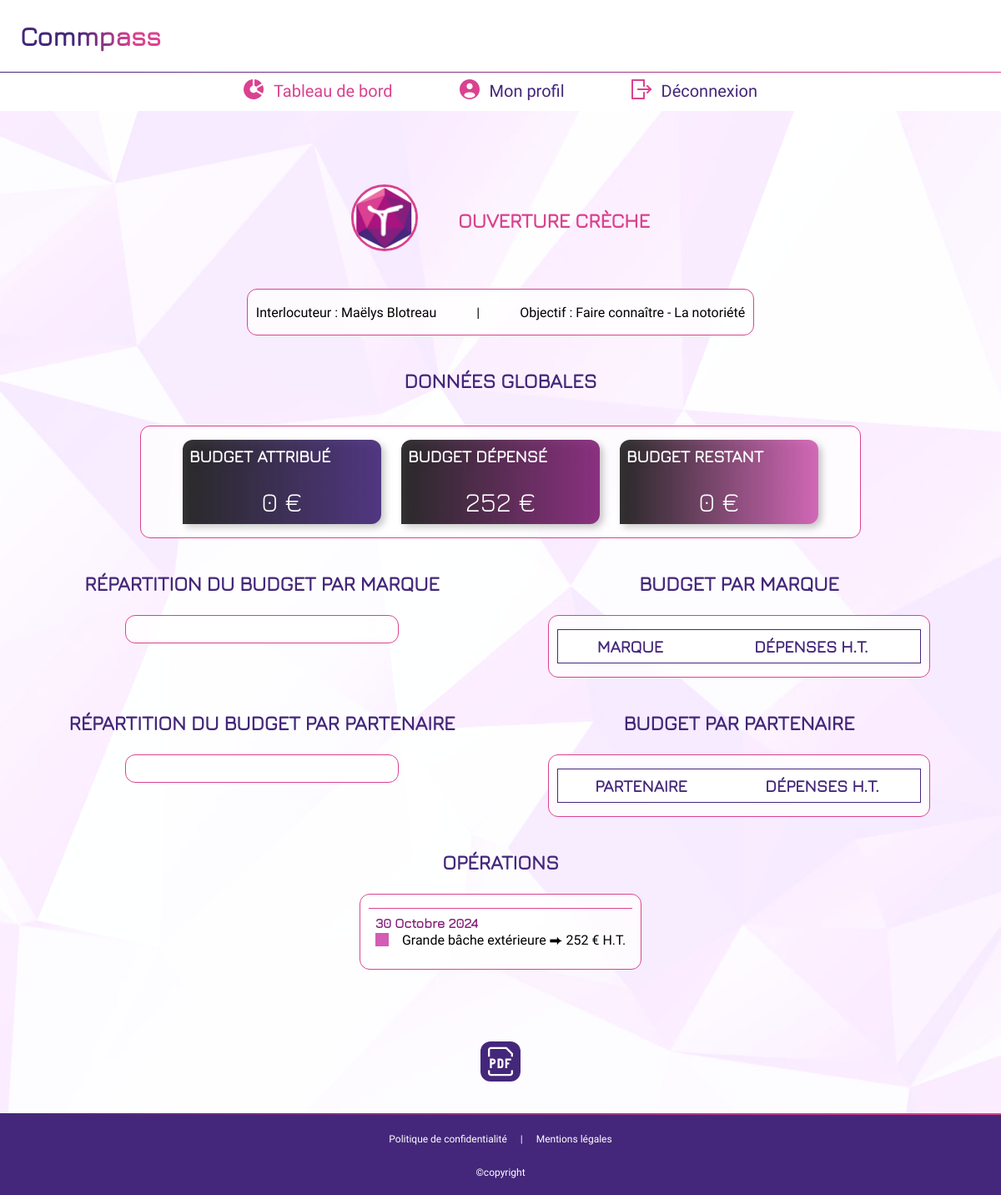
The page /app/campaign.php?myc=53 (signed in) on the database its author committed.
### tables this page shows
CREATE TABLE `campaign` (
  `id_campaign` int NOT NULL,
  `campaign_name` varchar(100) NOT NULL,
  `budget` decimal(15,2) NOT NULL,
  `date_start` datetime NOT NULL,
  `date_end` datetime DEFAULT NULL,
  `id_user` int NOT NULL,
  `id_company` int DEFAULT NULL,
  `id_target` int NOT NULL,
  `id_user_TDC` int DEFAULT NULL
);

CREATE TABLE `users` (
  `id_user` int NOT NULL,
  `username` varchar(100) NOT NULL,
  `firstname` varchar(50) NOT NULL,
  `lastname` varchar(50) NOT NULL,
  `password` varchar(255) NOT NULL,
  `email` varchar(255) NOT NULL,
  `phone` varchar(10) NOT NULL,
  `client` tinyint(1) NOT NULL DEFAULT '1',
  `boss` tinyint(1) DEFAULT '0',
  `id_company` int NOT NULL,
  `enabled` tinyint(1) DEFAULT '1'
);

CREATE TABLE `target` (
  `id_target` int NOT NULL,
  `target_com` varchar(50) NOT NULL,
  `target_legend_hex` varchar(7) DEFAULT NULL
);

CREATE TABLE `operation` (
  `id_operation` int NOT NULL,
  `description` varchar(255) NOT NULL,
  `price` decimal(15,2) NOT NULL,
  `operation_date` date NOT NULL,
  `id_campaign` int NOT NULL,
  `id_company` int DEFAULT NULL,
  `id_media` int DEFAULT NULL,
  `id_partner` int DEFAULT NULL
);

CREATE TABLE `brand` (
  `id_brand` int NOT NULL,
  `brand_name` varchar(100) NOT NULL,
  `id_company` int DEFAULT NULL,
  `legend_colour_hex` varchar(7) DEFAULT NULL
);

### app/includes/classes/class.company.php (called while the page is built, shortened)
<?php
function fetchAllCompanies(PDO $dbCo, array $session): array
{
    $companyDatas = [];
    return $companyDatas;
}
function getCompanyLogoUrl(PDO $dbCo, array $session): string
{
    $query = $dbCo->prepare(
        'SELECT logo_url
        FROM company
        WHERE id_company = :id_company;'
    );
    if (!isset($session['filter']['id_company'])) {
        $bindValues = [
            'id_company' => $session['id_company']
        ];
    } else {
        $bindValues = [
            'id_company' => $session['filter']['id_company']
        ];
    }
    $query->execute($bindValues);
    return implode($query->fetch());
}

### app/includes/_datas.php (called while the page is built, shortened)
<?php
require_once '_database.php';
require_once '_functions.php';
require_once "includes/classes/class.campaign.php";
require_once "includes/classes/class.company.php";
require_once "includes/classes/class.partner.php";
$companies = fetchAllCompanies($dbCo, $_SESSION);
$selectedCampaign = getOneCampaignDatas($dbCo, $_GET);
$campaignOperations = getCampaignOperations($dbCo, $_GET);
$partnerCampaignSpendings = getCampaignBudgetPerPartner($dbCo, $selectedCampaign, $_GET);

### app/campaign.php (the view, shortened to what this page needs)
<?php
require_once "includes/_database.php";
require_once "includes/_functions.php";
require_once "includes/classes/class.campaign.php";
require_once "includes/classes/class.company.php";
require_once "includes/classes/class.partner.php";
require_once "includes/_datas.php";
require_once "includes/templates/_head.php";
require_once "includes/templates/_header.php";
require_once "includes/templates/_footer.php";
require_once "includes/templates/_nav.php";
$campaignResults = getSpendingByBrandByCampaign($dbCo, $campaigns, $_GET);
$brandsSpendings = mergeResults($campaignResults);
?>
<!DOCTYPE html>
<html lang="fr">
<head>
    <?= fetchHead('Commpass'); ?>
</head>
<body>
    <header class="header">
        <?php
        echo fetchHeader('dashboard', 'Mon tableau de bord');
        ?>
    </header>
    <nav class="nav hamburger__menu" id="menu" aria-label="Navigation principale du site">
        <?= fetchNav($_SESSION, $companies, 'nav__itm--active') ?>
    </nav>
    <main class="container container--campaigns container__flex" id="pdfContent">
        <div class="flex-row space-between">
            <div class="flex-column">
                <a href="my-client?client=<?= $_SESSION['filter']['id_company'] ?>">
                    <img class="client__logo client__logo--lnk" src="<?= getCompanyLogoUrl($dbCo, $_SESSION) ?>" alt="Logo de <?= $selectedCampaign['company_name'] ?>">
                </a>
            </div>
            <div class="flex-row">
                <h2 class="ttl lineUp ttl--tertiary"><?= $selectedCampaign['campaign_name'] ?></h2>
            </div>
        </div>
        <div class="card">
            <section class="card__section card__section--row">
                <p class="campaign__interlocutor">Interlocuteur : <?= $selectedCampaign['firstname'] . ' ' . $selectedCampaign['lastname'] ?></p>
                <span>|</span>
                <p class="campaign__interlocutor">Objectif : <?= $selectedCampaign['target_com'] ?></p>
            </section>
        </div>
        <h2 class="ttl lineUp">Données globales</h2>
        <div class="card">
            <section class="card__section card__section--vignettes vignettes-PDF">
                <div class="campaign__stats">
                    <div class="vignettes-section vignettes-section--row">
                        <div class="vignette vignette--bigger vignette--primary">
                            <div class="flex-row">
                                <h4 class="vignette__ttl vignette__ttl--big">
                                    Budget attribué
                                </h4>
                            </div>
                            <p class="vignette__price vignette__price--big"><?= formatPrice($selectedCampaign['budget'], "€") ?></p>
                        </div>
                        <div class="vignette vignette--secondary vignette--big">
                            <h4 class="vignette__ttl vignette__ttl--big">
                                Budget dépensé
                            </h4>
                            <p class="vignette__price vignette__price--big"><?= calculateSpentBudget($dbCo, $selectedCampaign) ?></p>
                        </div>
                        <div class="vignette vignette--tertiary vignette--big <?= turnVignetteRedIfNegative(calculateRemainingBudget($dbCo, $selectedCampaign)) ?>">
                            <h4 class="vignette__ttl vignette__ttl--big">
                                Budget restant
                            </h4>
                            <p class="vignette__price vignette__price--big"><?= calculateRemainingBudget($dbCo, $selectedCampaign) ?></p>
                        </div>
                    </div>
                </div>
            </section>
        </div>
        <div class="card card--grid">
            <div class="card">
                <h2 class="ttl lineUp">Répartition du budget par marque</h2>
                <section class="card__section">
                </section>
            </div>
            <div class="card">
                <h2 class="ttl lineUp">Budget par marque</h2>
                <section class="card__section">
                    <?= generateTableFromDatas($brandsSpendings); ?>
                </section>
            </div>
        </div>
        <div class="card card--grid" id="partner-section">
            <div class="card">
                <h2 class="ttl lineUp">Répartition du budget par partenaire</h2>
                <section class="card__section">
                </section>
            </div>
            <div class="card">
                <h2 class="ttl lineUp">Budget par partenaire</h2>
                <section class="card__section">
                    <?= generatePartnerTable($partnerCampaignSpendings) ?>
                </section>
            </div>
        </div>
        <div class="card">
            <h2 class="ttl lineUp">Opérations</h2>
            <section class="card__section card__section--operations">
                <ul>
                    <?= getCampaignOperationsAsList($campaignOperations, $_SESSION, $selectedCampaign); ?>
                </ul>
            </section>
        </div>
    </main>
    <div class="card">
        <form id="formPDF" action="rapport_pdf" method="post">
            <button class="button button--pdf" type="submit" id="generatePDF"></button>
        </form>
    </div>
    <footer class="footer">
        <?= fetchFooter() ?>
    </footer>
</body>
</html>

### app/includes/classes/class.campaign.php (shortened to what this page needs)
<?php
function calculateSpentBudget(PDO $dbCo, array $campaigns): string
{
    $querySum = $dbCo->prepare(
        'SELECT SUM(price) AS total_cost
        FROM operation
        WHERE id_campaign = :id_campaign;'
    );
    $bindValues = [
        'id_campaign' => intval($campaigns['id_campaign'])
    ];
    $querySum->execute($bindValues);
    $result = $querySum->fetch(PDO::FETCH_ASSOC);
    return formatPrice(floatval($result['total_cost'] ?? 0), '€');
}
function calculateRemainingBudget(PDO $dbCo, array $campaigns): string
{
    if (!isset($campaigns['id_campaign'])) {
        return 'ID de campagne non défini';
    }
    $queryRemaining = $dbCo->prepare(
        'SELECT c.id_campaign, (c.budget - IFNULL(SUM(o.price), 0)) AS total_remaining
        FROM campaign c
            LEFT JOIN operation o ON c.id_campaign = o.id_campaign
        WHERE c.id_campaign = :id_campaign AND c.budget > 0
        GROUP BY c.id_campaign;'
    );
    $bindValues = [
        'id_campaign' => intval($campaigns['id_campaign'])
    ];
    $queryRemaining->execute($bindValues);
    $result = $queryRemaining->fetch(PDO::FETCH_ASSOC);
    return formatPrice(floatval($result['total_remaining'] ?? 0), '€');
}
function getOneCampaignDatas(PDO $dbCo, array $get): array
{
    $queryCampaigns = [];
    if (isset($get['myc'])) {
        $queryOneCampaign = $dbCo->prepare(
            'SELECT id_campaign, campaign_name, date_start, date_end, budget, c.id_user, c.id_user_TDC, firstname, lastname, co.id_company, company_name, id_target, target_com
            FROM campaign c
                JOIN users u ON c.id_user = u.id_user
                JOIN company co ON c.id_company = co.id_company
                JOIN target t USING (id_target)
            WHERE id_campaign = :id_campaign;'
        );
        $bindValues = [
            'id_campaign' => intval($get['myc'])
        ];
        $queryOneCampaign->execute($bindValues);
        return $queryOneCampaign->fetch(PDO::FETCH_ASSOC);
    }
    return $queryCampaigns;
}
function getCampaignOperations(PDO $dbCo, array $get): array
{
    $operations = [];
    if (isset($get['myc']) && intval($get['myc'])) {
        $queryOperations = $dbCo->prepare(
            'SELECT *
            FROM operation
                JOIN campaign USING (id_campaign)
                JOIN operation_brand USING (id_operation)
                JOIN brand USING (id_brand)
            WHERE id_campaign = :id_campaign
            ORDER BY operation_date DESC;'
        );
        $bindValues = [
            'id_campaign' => htmlspecialchars($get['myc'])
        ];
        $queryOperations->execute($bindValues);
        $operations = $queryOperations->fetchAll(PDO::FETCH_ASSOC);
    }
    return $operations;
}
function getCampaignOperationsAsList(array $operations, array $session, array $selectedCampaign): string
{
    $operationsList = '';
    foreach ($operations as $operation) {
        $operationsList .= '
            <li class="operation" data-js-operation="operation"><h4 class="operation__date">' . formatFrenchDate($operation['operation_date']) . '</h4>
            <p class="campaign__operation"><span class="campaign__legend-square" style="background-color:' . $operation['legend_colour_hex'] . '"></span>' . $operation['description'] .
            ' ⮕ ' . formatPrice(floatval($operation['price']), '€') . ' H.T.';
        $operationsList .= '</p></li>';
    }
    return $operationsList;
}
function getSpendingByBrandByCampaign(PDO $dbCo, array $campaigns, array $get): array
{
    $results = [];
    return $results;
}

### rows shown on the page
campaign: campaign_name "OUVERTURE CRÈCHE", id_user.firstname "Maëlys", id_user.lastname "Blotreau", id_target.target_com "Faire connaître - La notoriété", budget "0 €"
operation: operation_date "30 Octobre 2024", description "Grande bâche extérieure", price "252 €"

### other values the page prints
calculateSpentBudget($dbCo, $selectedCampaign) "252 €"
calculateRemainingBudget($dbCo, $selectedCampaign) "0 €"
